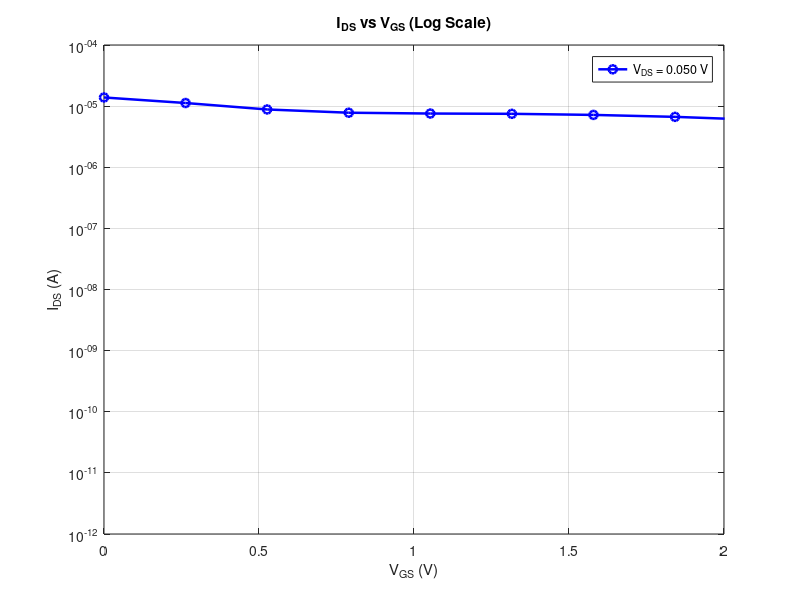
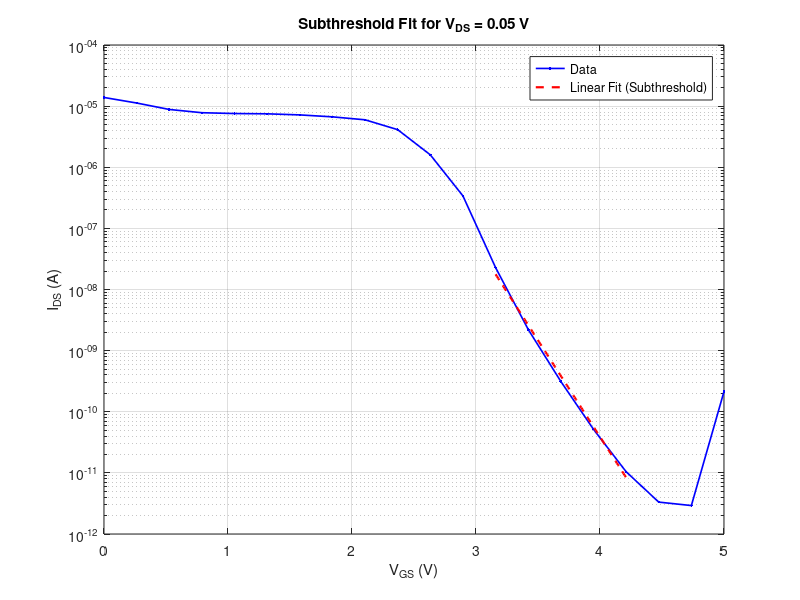

Reproduce these figures in MATLAB, in order.
clc; clear; close all;

EG2= importdata('Ids_Vds_10nm_length.mat');
EG3= importdata('Ids_Vg_8.56nm_length.mat');
EG4= importdata('Ids_Vg_6.82nm_length.mat');
EG5= importdata('Ids_Vg_5.072nm_length.mat');

Vds_all = 0.05*ones(1,20);
Vgs_all = EG2.Vtb;
Ids_all = EG5.Current;


selected_Vds = [0.05];   % you can add more: [0.05 0.1 0.2]


figure;
hold on; grid on; box on;

colors = lines(length(selected_Vds));
markers = {'o','s','d','^','v','>','<','p','h','x','+'};

for i = 1:length(selected_Vds)
    Vds_val = selected_Vds(i);

    idx = abs(Vds_all - Vds_val) < 1e-6;

    Vgs = Vgs_all(idx);
    Ids = Ids_all(idx);

    Ids(Ids <= 0) = 1e-20; % avoid log(0)

    semilogy(Vgs, Ids, ...
        'LineWidth', 1.8, ...
        'Color', colors(i,:), ...
        'Marker', markers{mod(i-1,length(markers))+1}, ...
        'MarkerSize', 6);
end

set(gca, 'YScale', 'log');
xlabel('V_{GS} (V)');
ylabel('I_{DS} (A)');
title('I_{DS} vs V_{GS} (Log Scale)');
xlim([0 2]);

legendStrings = arrayfun(@(x) sprintf('V_{DS} = %.3f V', x), selected_Vds, 'UniformOutput', false);
legend(legendStrings, 'Location', 'best');

hold off;


fprintf('\n================ Subthreshold Swing (SS) Results ================\n');

for i = 1:length(selected_Vds)

    Vds_val = selected_Vds(i);
    idx = abs(Vds_all - Vds_val) < 1e-6;

    Vgs = Vgs_all(idx);
    Ids = Ids_all(idx);

    Ids(Ids <= 0) = 1e-20;

    logIds = log10(Ids);


    sub_idx = (Vgs > 2.89474 & Vgs < 4.21053); % set off current range

    Vgs_sub = Vgs(sub_idx);
    logIds_sub = logIds(sub_idx);

    % Sort data
    [Vgs_sub, sortIdx] = sort(Vgs_sub);
    logIds_sub = logIds_sub(sortIdx);

    coeffs = polyfit(Vgs_sub, logIds_sub, 1);
    slope = coeffs(1);  % d(logId)/d(Vgs)


    SS = -(1 / slope) * 1000;

    fprintf('Vds = %.3f V :  SS = %.2f mV/dec\n', Vds_val, SS);

    
    figure(100+i);
    semilogy(Vgs, Ids, 'b.-', 'LineWidth', 1.2);
    hold on; grid on; box on;

    Vgs_fit = linspace(min(Vgs_sub), max(Vgs_sub), 100);
    logIds_fit = polyval(coeffs, Vgs_fit);

    plot(Vgs_fit, 10.^logIds_fit, 'r--', 'LineWidth', 1.6);

    title(sprintf('Subthreshold Fit for V_{DS} = %.2f V', Vds_val));
    
    xlabel('V_{GS} (V)');
    ylabel('I_{DS} (A)');
   
    legend('Data', 'Linear Fit (Subthreshold)');
end
